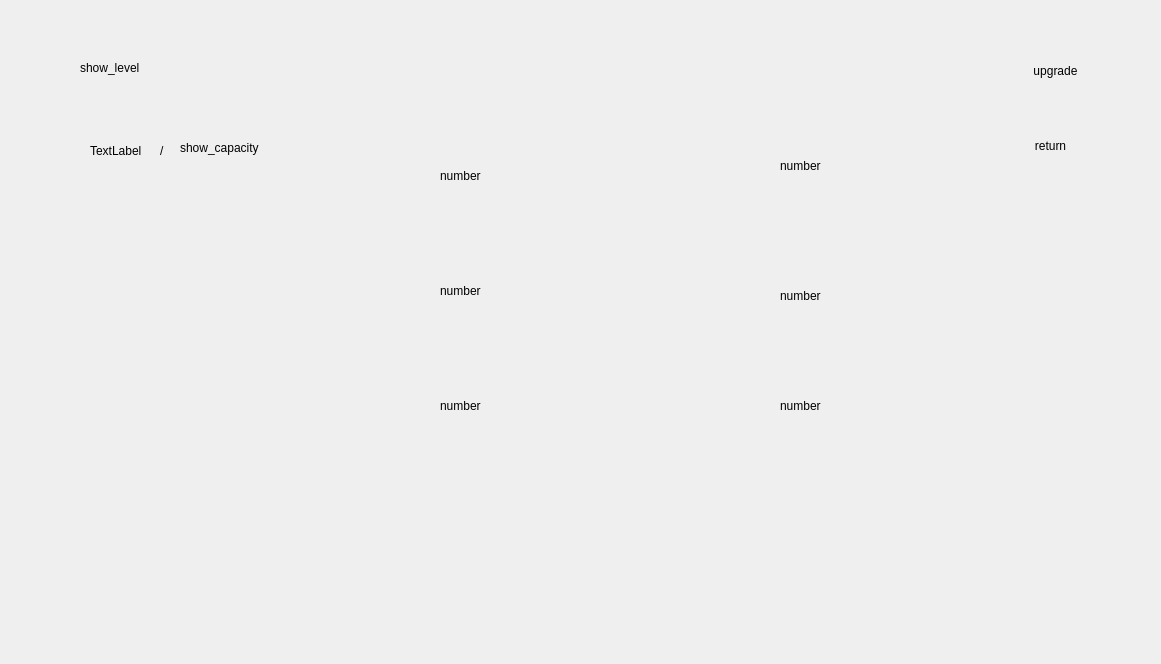
<?xml version="1.0" encoding="UTF-8"?>
<ui version="4.0">
 <class>Warehouse</class>
 <widget class="QDialog" name="Warehouse">
  <property name="geometry">
   <rect>
    <x>0</x>
    <y>0</y>
    <width>1161</width>
    <height>664</height>
   </rect>
  </property>
  <property name="windowTitle">
   <string>Dialog</string>
  </property>
  <widget class="QLabel" name="label_8">
   <property name="geometry">
    <rect>
     <x>650</x>
     <y>120</y>
     <width>91</width>
     <height>91</height>
    </rect>
   </property>
   <property name="styleSheet">
    <string notr="true">border-image: url(:/icons/png/mikh.png);</string>
   </property>
   <property name="text">
    <string/>
   </property>
   <property name="pixmap">
    <pixmap resource="uimd.qrc">:/pngg/mikh.png</pixmap>
   </property>
  </widget>
  <widget class="QLabel" name="milklbl">
   <property name="geometry">
    <rect>
     <x>780</x>
     <y>390</y>
     <width>71</width>
     <height>31</height>
    </rect>
   </property>
   <property name="text">
    <string>number</string>
   </property>
  </widget>
  <widget class="QLabel" name="capacitylbl">
   <property name="geometry">
    <rect>
     <x>180</x>
     <y>140</y>
     <width>91</width>
     <height>16</height>
    </rect>
   </property>
   <property name="text">
    <string>show_capacity</string>
   </property>
  </widget>
  <widget class="QLabel" name="label_3">
   <property name="geometry">
    <rect>
     <x>330</x>
     <y>140</y>
     <width>81</width>
     <height>71</height>
    </rect>
   </property>
   <property name="styleSheet">
    <string notr="true">border-image: url(:/icons/png/029-spade.png);</string>
   </property>
   <property name="text">
    <string/>
   </property>
   <property name="pixmap">
    <pixmap resource="uimd.qrc">:/pngg/029-spade.png</pixmap>
   </property>
  </widget>
  <widget class="QLabel" name="levellbl">
   <property name="geometry">
    <rect>
     <x>80</x>
     <y>60</y>
     <width>81</width>
     <height>16</height>
    </rect>
   </property>
   <property name="text">
    <string>show_level</string>
   </property>
  </widget>
  <widget class="QLabel" name="haylbl">
   <property name="geometry">
    <rect>
     <x>440</x>
     <y>390</y>
     <width>71</width>
     <height>31</height>
    </rect>
   </property>
   <property name="text">
    <string>number</string>
   </property>
  </widget>
  <widget class="QLabel" name="sheeplbl">
   <property name="geometry">
    <rect>
     <x>780</x>
     <y>280</y>
     <width>71</width>
     <height>31</height>
    </rect>
   </property>
   <property name="text">
    <string>number</string>
   </property>
  </widget>
  <widget class="QLabel" name="label_2">
   <property name="geometry">
    <rect>
     <x>0</x>
     <y>110</y>
     <width>81</width>
     <height>71</height>
    </rect>
   </property>
   <property name="text">
    <string/>
   </property>
   <property name="pixmap">
    <pixmap resource="uimd.qrc">:/pngg/capacity.png</pixmap>
   </property>
  </widget>
  <widget class="QLabel" name="egglbl">
   <property name="geometry">
    <rect>
     <x>440</x>
     <y>275</y>
     <width>71</width>
     <height>31</height>
    </rect>
   </property>
   <property name="text">
    <string>number</string>
   </property>
  </widget>
  <widget class="QLabel" name="shovellbl">
   <property name="geometry">
    <rect>
     <x>440</x>
     <y>160</y>
     <width>71</width>
     <height>31</height>
    </rect>
   </property>
   <property name="text">
    <string>number</string>
   </property>
  </widget>
  <widget class="QLabel" name="label_7">
   <property name="geometry">
    <rect>
     <x>650</x>
     <y>260</y>
     <width>101</width>
     <height>81</height>
    </rect>
   </property>
   <property name="styleSheet">
    <string notr="true">border-image: url(:/icons/png/016-sheep.png);</string>
   </property>
   <property name="text">
    <string/>
   </property>
   <property name="pixmap">
    <pixmap resource="uimd.qrc">:/pngg/016-sheep.png</pixmap>
   </property>
  </widget>
  <widget class="QLabel" name="naillbl">
   <property name="geometry">
    <rect>
     <x>780</x>
     <y>150</y>
     <width>61</width>
     <height>31</height>
    </rect>
   </property>
   <property name="text">
    <string>number</string>
   </property>
  </widget>
  <widget class="QLabel" name="label_6">
   <property name="geometry">
    <rect>
     <x>650</x>
     <y>360</y>
     <width>101</width>
     <height>91</height>
    </rect>
   </property>
   <property name="styleSheet">
    <string notr="true">border-image: url(:/icons/png/099-milking.png);</string>
   </property>
   <property name="text">
    <string/>
   </property>
   <property name="pixmap">
    <pixmap resource="uimd.qrc">:/pngg/099-milking.png</pixmap>
   </property>
  </widget>
  <widget class="QPushButton" name="pushButton_2">
   <property name="geometry">
    <rect>
     <x>900</x>
     <y>120</y>
     <width>301</width>
     <height>51</height>
    </rect>
   </property>
   <property name="text">
    <string>return</string>
   </property>
   <property name="icon">
    <iconset resource="uimd.qrc">
     <normaloff>:/pngg/goback.png</normaloff>:/pngg/goback.png</iconset>
   </property>
   <property name="iconSize">
    <size>
     <width>60</width>
     <height>60</height>
    </size>
   </property>
   <property name="flat">
    <bool>true</bool>
   </property>
  </widget>
  <widget class="QLabel" name="label_4">
   <property name="geometry">
    <rect>
     <x>320</x>
     <y>260</y>
     <width>91</width>
     <height>81</height>
    </rect>
   </property>
   <property name="styleSheet">
    <string notr="true">border-image: url(:/icons/png/023-eggs.png);</string>
   </property>
   <property name="text">
    <string/>
   </property>
   <property name="pixmap">
    <pixmap resource="uimd.qrc">:/pngg/023-eggs.png</pixmap>
   </property>
  </widget>
  <widget class="QLabel" name="label_5">
   <property name="geometry">
    <rect>
     <x>330</x>
     <y>360</y>
     <width>111</width>
     <height>91</height>
    </rect>
   </property>
   <property name="styleSheet">
    <string notr="true">border-image: url(:/icons/png/043-hay.png);</string>
   </property>
   <property name="text">
    <string/>
   </property>
   <property name="pixmap">
    <pixmap resource="uimd.qrc">:/pngg/043-hay.png</pixmap>
   </property>
  </widget>
  <widget class="QPushButton" name="pushButton">
   <property name="geometry">
    <rect>
     <x>990</x>
     <y>40</y>
     <width>131</width>
     <height>61</height>
    </rect>
   </property>
   <property name="text">
    <string>upgrade</string>
   </property>
   <property name="icon">
    <iconset resource="uimd.qrc">
     <normaloff>:/pngg/levelup2.png</normaloff>:/pngg/levelup2.png</iconset>
   </property>
   <property name="iconSize">
    <size>
     <width>60</width>
     <height>60</height>
    </size>
   </property>
   <property name="flat">
    <bool>true</bool>
   </property>
  </widget>
  <widget class="QLabel" name="label">
   <property name="geometry">
    <rect>
     <x>0</x>
     <y>30</y>
     <width>81</width>
     <height>71</height>
    </rect>
   </property>
   <property name="text">
    <string/>
   </property>
   <property name="pixmap">
    <pixmap resource="uimd.qrc">:/pngg/level.png</pixmap>
   </property>
  </widget>
  <widget class="QLabel" name="label_17">
   <property name="geometry">
    <rect>
     <x>0</x>
     <y>0</y>
     <width>1161</width>
     <height>664</height>
    </rect>
   </property>
   <property name="text">
    <string/>
   </property>
   <property name="pixmap">
    <pixmap resource="uimd.qrc">:/pngg/gandom khone.png</pixmap>
   </property>
  </widget>
  <widget class="QLabel" name="invlbl">
   <property name="geometry">
    <rect>
     <x>90</x>
     <y>140</y>
     <width>61</width>
     <height>21</height>
    </rect>
   </property>
   <property name="text">
    <string>TextLabel</string>
   </property>
  </widget>
  <widget class="QLabel" name="label_10">
   <property name="geometry">
    <rect>
     <x>160</x>
     <y>140</y>
     <width>16</width>
     <height>21</height>
    </rect>
   </property>
   <property name="styleSheet">
    <string notr="true">font: 12pt &quot;MS Shell Dlg 2&quot;;</string>
   </property>
   <property name="text">
    <string>/</string>
   </property>
  </widget>
  <zorder>label_17</zorder>
  <zorder>label_8</zorder>
  <zorder>milklbl</zorder>
  <zorder>capacitylbl</zorder>
  <zorder>label_3</zorder>
  <zorder>levellbl</zorder>
  <zorder>haylbl</zorder>
  <zorder>sheeplbl</zorder>
  <zorder>label_2</zorder>
  <zorder>egglbl</zorder>
  <zorder>shovellbl</zorder>
  <zorder>label_7</zorder>
  <zorder>naillbl</zorder>
  <zorder>label_6</zorder>
  <zorder>pushButton_2</zorder>
  <zorder>label_4</zorder>
  <zorder>label_5</zorder>
  <zorder>pushButton</zorder>
  <zorder>label</zorder>
  <zorder>invlbl</zorder>
  <zorder>label_10</zorder>
 </widget>
 <resources>
  <include location="uimd.qrc"/>
 </resources>
 <connections/>
</ui>
